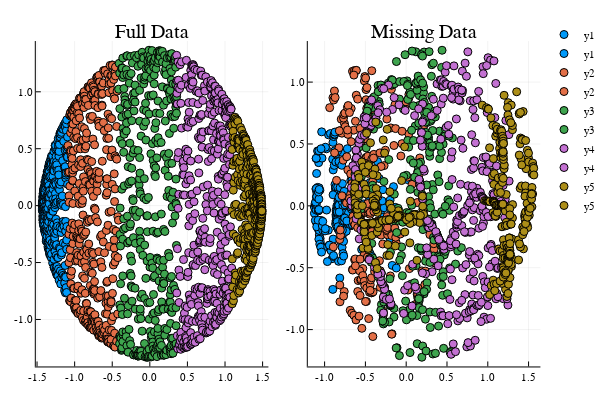

Notebook cell for this chart:
### Markdown cell above
Now let us look at the following interactive widget to see how MR-Missing performs. To do tis pick the manifold tat we want to use. The code will then generate 2000 data points on the manfiold. It will then compute a 2 dimensional representation usiong Isomap. Then it will throw away 40% of the data then compute the 2 dimensional representation using MR-Missing.

### Code cell
using Interact, MR, Plots
plotly()

@manipulate for Manifold in [5]
    n = 2000
    f = 0.4
    
    S = gendata(n,5)
    A = copy(S)
    Q = (rand(size(S)) .> f).^2

    X = Isomap(S,30,2)
    Dmin = MR_Missing(A,Q,30)
    Dmani = MR.apsp(Dmin)
    Xm = mds(Dmani,2)

    
    p = sortperm(X[:,1])
    
    P3 = X[p,:]
    P2 = Xm[p,:]
    
    im1 = scatter(P3[1:400,1], P3[1:400,2])
    im1 = scatter!(P3[401:800,1], P3[401:800,2])
    im1 = scatter!(P3[801:1200,1], P3[801:1200,2])
    im1 = scatter!(P3[1201:1600,1], P3[1201:1600,2])
    im1 = scatter!(P3[1601:end,1], P3[1601:end,2], title = "Full Data")
    
    im2 = scatter(P2[1:400,1], P2[1:400,2])
    im2 = scatter!(P2[401:800,1], P2[401:800,2])
    im2 = scatter!(P2[801:1200,1], P2[801:1200,2])
    im2 = scatter!(P2[1201:1600,1], P2[1201:1600,2])
    im2 = scatter!(P2[1601:end,1], P2[1601:end,2], title = "Missing Data")
    
    p = [im1,im2]
    plot(p...,layout=2)
end

### Figure 1 — Plotly figure (JSON) as saved in the notebook; plotly's stock layout.template omitted (floating-point values rounded to 4 significant figures; data arrays with more than 128 entries replaced by an {"elided": "..."} marker saying what was removed)
{"data": [{"colorbar": {"title": ""}, "hoverinfo": "text", "legendgroup": "y1", "marker": {"color": "rgba(0, 154, 250, 1.000)", "line": {"color": "rgba(0, 0, 0, 1.000)", "width": 1}, "size": 8, "symbol": "circle"}, "mode": "markers", "name": "y1", "showlegend": true, "text": {"elided": "400 null values"}, "type": "scatter", "x": {"elided": "400 float values"}, "xaxis": "x1", "y": {"elided": "400 float values"}, "yaxis": "y1"}, {"colorbar": {"title": ""}, "hoverinfo": "text", "legendgroup": "y2", "marker": {"color": "rgba(227, 111, 71, 1.000)", "line": {"color": "rgba(0, 0, 0, 1.000)", "width": 1}, "size": 8, "symbol": "circle"}, "mode": "markers", "name": "y2", "showlegend": true, "text": {"elided": "400 null values"}, "type": "scatter", "x": {"elided": "400 float values"}, "xaxis": "x1", "y": {"elided": "400 float values"}, "yaxis": "y1"}, {"colorbar": {"title": ""}, "hoverinfo": "text", "legendgroup": "y3", "marker": {"color": "rgba(62, 164, 78, 1.000)", "line": {"color": "rgba(0, 0, 0, 1.000)", "width": 1}, "size": 8, "symbol": "circle"}, "mode": "markers", "name": "y3", "showlegend": true, "text": {"elided": "400 null values"}, "type": "scatter", "x": {"elided": "400 float values"}, "xaxis": "x1", "y": {"elided": "400 float values"}, "yaxis": "y1"}, {"colorbar": {"title": ""}, "hoverinfo": "text", "legendgroup": "y4", "marker": {"color": "rgba(195, 113, 210, 1.000)", "line": {"color": "rgba(0, 0, 0, 1.000)", "width": 1}, "size": 8, "symbol": "circle"}, "mode": "markers", "name": "y4", "showlegend": true, "text": {"elided": "400 null values"}, "type": "scatter", "x": {"elided": "400 float values"}, "xaxis": "x1", "y": {"elided": "400 float values"}, "yaxis": "y1"}, {"colorbar": {"title": ""}, "hoverinfo": "text", "legendgroup": "y5", "marker": {"color": "rgba(172, 142, 24, 1.000)", "line": {"color": "rgba(0, 0, 0, 1.000)", "width": 1}, "size": 8, "symbol": "circle"}, "mode": "markers", "name": "y5", "showlegend": true, "text": {"elided": "400 null values"}, "type": "scatter", "x": {"elided": "400 float values"}, "xaxis": "x1", "y": {"elided": "400 float values"}, "yaxis": "y1"}, {"colorbar": {"title": ""}, "hoverinfo": "text", "legendgroup": "y1", "marker": {"color": "rgba(0, 154, 250, 1.000)", "line": {"color": "rgba(0, 0, 0, 1.000)", "width": 1}, "size": 8, "symbol": "circle"}, "mode": "markers", "name": "y1", "showlegend": true, "text": {"elided": "400 null values"}, "type": "scatter", "x": {"elided": "400 float values"}, "xaxis": "x2", "y": {"elided": "400 float values"}, "yaxis": "y2"}, {"colorbar": {"title": ""}, "hoverinfo": "text", "legendgroup": "y2", "marker": {"color": "rgba(227, 111, 71, 1.000)", "line": {"color": "rgba(0, 0, 0, 1.000)", "width": 1}, "size": 8, "symbol": "circle"}, "mode": "markers", "name": "y2", "showlegend": true, "text": {"elided": "400 null values"}, "type": "scatter", "x": {"elided": "400 float values"}, "xaxis": "x2", "y": {"elided": "400 float values"}, "yaxis": "y2"}, {"colorbar": {"title": ""}, "hoverinfo": "text", "legendgroup": "y3", "marker": {"color": "rgba(62, 164, 78, 1.000)", "line": {"color": "rgba(0, 0, 0, 1.000)", "width": 1}, "size": 8, "symbol": "circle"}, "mode": "markers", "name": "y3", "showlegend": true, "text": {"elided": "400 null values"}, "type": "scatter", "x": {"elided": "400 float values"}, "xaxis": "x2", "y": {"elided": "400 float values"}, "yaxis": "y2"}, {"colorbar": {"title": ""}, "hoverinfo": "text", "legendgroup": "y4", "marker": {"color": "rgba(195, 113, 210, 1.000)", "line": {"color": "rgba(0, 0, 0, 1.000)", "width": 1}, "size": 8, "symbol": "circle"}, "mode": "markers", "name": "y4", "showlegend": true, "text": {"elided": "400 null values"}, "type": "scatter", "x": {"elided": "400 float values"}, "xaxis": "x2", "y": {"elided": "400 float values"}, "yaxis": "y2"}, {"colorbar": {"title": ""}, "hoverinfo": "text", "legendgroup": "y5", "marker": {"color": "rgba(172, 142, 24, 1.000)", "line": {"color": "rgba(0, 0, 0, 1.000)", "width": 1}, "size": 8, "symbol": "circle"}, "mode": "markers", "name": "y5", "showlegend": true, "text": {"elided": "400 null values"}, "type": "scatter", "x": {"elided": "400 float values"}, "xaxis": "x2", "y": {"elided": "400 float values"}, "yaxis": "y2"}], "layout": {"annotations": [{"font": {"color": "rgba(0, 0, 0, 1.000)", "family": "sans-serif", "size": 20}, "rotation": 0, "showarrow": false, "text": "Full Data", "x": 0.2796, "xanchor": "center", "xref": "paper", "y": 1, "yanchor": "top", "yref": "paper"}, {"font": {"color": "rgba(0, 0, 0, 1.000)", "family": "sans-serif", "size": 20}, "rotation": 0, "showarrow": false, "text": "Missing Data", "x": 0.7796, "xanchor": "center", "xref": "paper", "y": 1, "yanchor": "top", "yref": "paper"}], "height": 400, "legend": {"bgcolor": "rgba(255, 255, 255, 1.000)", "bordercolor": "rgba(0, 0, 0, 1.000)", "font": {"color": "rgba(0, 0, 0, 1.000)", "family": "sans-serif", "size": 11}, "tracegroupgap": 0, "x": 1, "y": 1}, "margin": {"b": 20, "l": 0, "r": 0, "t": 20}, "paper_bgcolor": "rgba(255, 255, 255, 1.000)", "plot_bgcolor": "rgba(255, 255, 255, 1.000)", "showlegend": true, "width": 600, "xaxis1": {"anchor": "y1", "domain": [0.06582, 0.4934], "gridcolor": "rgba(0, 0, 0, 0.100)", "gridwidth": 0.5, "linecolor": "rgba(0, 0, 0, 1.000)", "mirror": false, "range": [-1.517, 1.577], "showgrid": true, "showline": true, "showticklabels": true, "tickangle": 0, "tickcolor": "rgb(0, 0, 0)", "tickfont": {"color": "rgba(0, 0, 0, 1.000)", "family": "sans-serif", "size": 11}, "tickmode": "array", "ticks": "inside", "ticktext": ["-1.5", "-1.0", "-0.5", "0.0", "0.5", "1.0", "1.5"], "tickvals": [-1.5, -1, -0.5, 0, 0.5, 1, 1.5], "title": "", "titlefont": {"color": "rgba(0, 0, 0, 1.000)", "family": "sans-serif", "size": 15}, "type": "-", "visible": true, "zeroline": false, "zerolinecolor": "rgba(0, 0, 0, 1.000)"}, "xaxis2": {"anchor": "y2", "domain": [0.5658, 0.9934], "gridcolor": "rgba(0, 0, 0, 0.100)", "gridwidth": 0.5, "linecolor": "rgba(0, 0, 0, 1.000)", "mirror": false, "range": [-1.206, 1.645], "showgrid": true, "showline": true, "showticklabels": true, "tickangle": 0, "tickcolor": "rgb(0, 0, 0)", "tickfont": {"color": "rgba(0, 0, 0, 1.000)", "family": "sans-serif", "size": 11}, "tickmode": "array", "ticks": "inside", "ticktext": ["-1.0", "-0.5", "0.0", "0.5", "1.0", "1.5"], "tickvals": [-1, -0.5, 0, 0.5, 1, 1.5], "title": "", "titlefont": {"color": "rgba(0, 0, 0, 1.000)", "family": "sans-serif", "size": 15}, "type": "-", "visible": true, "zeroline": false, "zerolinecolor": "rgba(0, 0, 0, 1.000)"}, "yaxis1": {"anchor": "x1", "domain": [0.03762, 0.9415], "gridcolor": "rgba(0, 0, 0, 0.100)", "gridwidth": 0.5, "linecolor": "rgba(0, 0, 0, 1.000)", "mirror": false, "range": [-1.413, 1.446], "showgrid": true, "showline": true, "showticklabels": true, "tickangle": 0, "tickcolor": "rgb(0, 0, 0)", "tickfont": {"color": "rgba(0, 0, 0, 1.000)", "family": "sans-serif", "size": 11}, "tickmode": "array", "ticks": "inside", "ticktext": ["-1.0", "-0.5", "0.0", "0.5", "1.0"], "tickvals": [-1, -0.5, 0, 0.5, 1], "title": "", "titlefont": {"color": "rgba(0, 0, 0, 1.000)", "family": "sans-serif", "size": 15}, "type": "-", "visible": true, "zeroline": false, "zerolinecolor": "rgba(0, 0, 0, 1.000)"}, "yaxis2": {"anchor": "x2", "domain": [0.03762, 0.9415], "gridcolor": "rgba(0, 0, 0, 0.100)", "gridwidth": 0.5, "linecolor": "rgba(0, 0, 0, 1.000)", "mirror": false, "range": [-1.298, 1.332], "showgrid": true, "showline": true, "showticklabels": true, "tickangle": 0, "tickcolor": "rgb(0, 0, 0)", "tickfont": {"color": "rgba(0, 0, 0, 1.000)", "family": "sans-serif", "size": 11}, "tickmode": "array", "ticks": "inside", "ticktext": ["-1.0", "-0.5", "0.0", "0.5", "1.0"], "tickvals": [-1, -0.5, 0, 0.5, 1], "title": "", "titlefont": {"color": "rgba(0, 0, 0, 1.000)", "family": "sans-serif", "size": 15}, "type": "-", "visible": true, "zeroline": false, "zerolinecolor": "rgba(0, 0, 0, 1.000)"}}}
